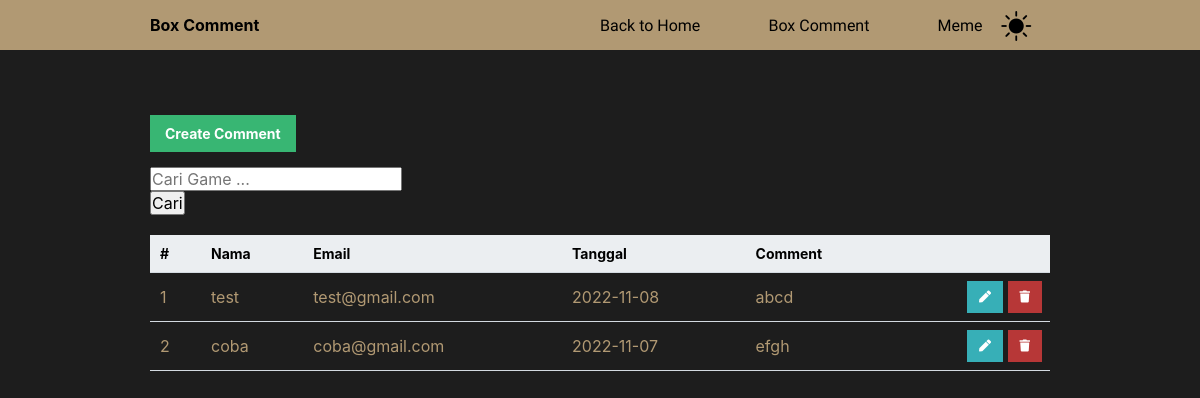
Page /readC.php on the committed database.
### tables this page shows
CREATE TABLE `boxcomment` (
  `id_comment` int(10) NOT NULL,
  `nama` varchar(30) NOT NULL,
  `email` varchar(30) NOT NULL,
  `tanggal` date NOT NULL,
  `komentar` varchar(200) NOT NULL
);

### readC.php (the view, shortened to what this page needs)
<?php
include 'configComment.php';
?>
<?php
                if (isset($_GET['cari'])){
                    $pencarian= $_GET['cari'];
                    $query = "SELECT * FROM boxcomment WHERE nama LIKE '%".$pencarian."%' OR email LIKE '%".$pencarian."%'";
                }else{
                    $query= "SELECT * FROM boxcomment";
                }
            ?>
<?=template_header('Comment page')?>
<div class="content read">
	<a href="createC.php" class="create-contact">Create Comment</a>
    <form method= "get" action="">
            <input type="text" placeholder= "Cari Game ..." name="cari" value="<?php if(isset($_GET['cari'])){echo $_GET['cari'];} ?>">
            <br>
            <button type="submit">Cari</button>
    </form>
	<table>
        <thead>
            <tr>
                <td>#</td>
                <td>Nama</td>
                <td>Email</td>
                <td>Tanggal</td>
                <td>Comment</td>
                <td></td>
            </tr>
        </thead>
        <tbody>
        <?php
                include "config.php";
                if (isset($_GET['cari'])){
                    $pencarian= $_GET['cari'];
                    $query = "SELECT * FROM boxcomment WHERE nama LIKE '%".$pencarian."%' OR email LIKE '%".$pencarian."%'";
                }else{
                    $query= "SELECT * FROM boxcomment";
                }
                $read = mysqli_query($db, $query);
                while($row = mysqli_fetch_assoc($read)){
            ?>
            <tr>
            <td><?php echo $row['id_comment'] ?></td>
            <td><?php echo $row['nama'] ?></td>
            <td><?php echo $row['email'] ?></td>
            <td><?php echo $row['tanggal'] ?></td>
            <td><?php echo $row['komentar'] ?></td>
            <td class="actions">
                    <a href="updateC.php?id_comment=<?=$field['id_comment']?>" class="edit"><i class="fas fa-pen fa-xs"></i></a>
                    <a href="deleteC.php?id_comment=<?=$field['id_comment']?>" class="trash"><i class="fas fa-trash fa-xs"></i></a>
            </td>
            </tr>
                <?php } ?>
        </tbody>
        <br>
    </table>
</div>
<?=template_footer()?>

### css/comment.css (style rules this page uses)
* { padding: 0; margin: 0; box-sizing: border-box; font-family: -apple-system, BlinkMacSystemFont, "segoe ui", roboto, oxygen, ubuntu, cantarell, "fira sans", "droid sans", "helvetica neue", Arial, sans-serif; font-size: 16px; -webkit-font-smoothing: antialiased; -moz-osx-font-smoothing: grayscale; }
body { background-color: rgb(29, 29, 29); }
.content { width: 100%; padding: 100px 150px; }
.read { margin: 0; padding: 100px 150px; }
.read .create-contact { display: inline-block; text-decoration: none; background-color: #38b673; font-weight: bold; font-size: 14px; color: #FFFFFF; padding: 10px 15px; margin: 15px 0; }
.read table { width: 100%; border-collapse: collapse; }
.read table thead { background-color: #ebeef1; border-bottom: 1px solid #d3dae0; }
.read table thead td { padding: 10px; font-weight: bold; color: black; font-size: 14px; }
.read table tbody tr { color: #B19973; border-bottom: 1px solid #d3dae0; }
.read table tbody tr td { padding: 10px; }
.read table tbody tr td:nth-child(1) { color: #B19973; }
.read table tbody tr td.actions { padding: 8px; text-align: right; }
.read table tbody tr td.actions .edit, .read table tbody tr td.actions .trash { display: inline-flex; text-align: right; text-decoration: none; color: #FFFFFF; padding: 10px 12px; }
.read table tbody tr td.actions .trash { background-color: #b73737; }
.read table tbody tr td.actions .edit { background-color: #37afb7; }

### rows in the picture
boxcomment: id_comment "1", nama "test", email "test@gmail.com", tanggal "2022-11-08", komentar "abcd"
boxcomment: id_comment "2", nama "coba", email "coba@gmail.com", tanggal "2022-11-07", komentar "efgh"
